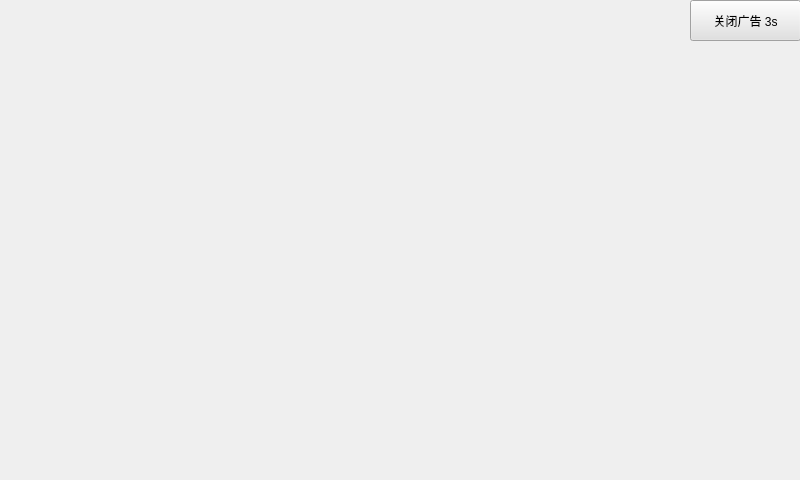
<?xml version="1.0" encoding="UTF-8"?>
<ui version="4.0">
 <class>Advertisement</class>
 <widget class="QWidget" name="Advertisement">
  <property name="geometry">
   <rect>
    <x>0</x>
    <y>0</y>
    <width>800</width>
    <height>480</height>
   </rect>
  </property>
  <property name="windowTitle">
   <string>Form</string>
  </property>
  <widget class="QLabel" name="advertisement">
   <property name="geometry">
    <rect>
     <x>0</x>
     <y>0</y>
     <width>800</width>
     <height>480</height>
    </rect>
   </property>
   <property name="sizePolicy">
    <sizepolicy hsizetype="Maximum" vsizetype="Preferred">
     <horstretch>0</horstretch>
     <verstretch>0</verstretch>
    </sizepolicy>
   </property>
   <property name="styleSheet">
    <string notr="true">border-image: url(:/image/advertisement.jpg);</string>
   </property>
   <property name="text">
    <string/>
   </property>
  </widget>
  <widget class="QPushButton" name="closeAdv">
   <property name="enabled">
    <bool>true</bool>
   </property>
   <property name="geometry">
    <rect>
     <x>690</x>
     <y>0</y>
     <width>111</width>
     <height>41</height>
    </rect>
   </property>
   <property name="mouseTracking">
    <bool>false</bool>
   </property>
   <property name="acceptDrops">
    <bool>false</bool>
   </property>
   <property name="styleSheet">
    <string notr="true">background-color: rgb(225, 225, 225);</string>
   </property>
   <property name="inputMethodHints">
    <set>Qt::ImhNone</set>
   </property>
   <property name="text">
    <string>关闭广告 3s</string>
   </property>
   <property name="checkable">
    <bool>false</bool>
   </property>
   <property name="default">
    <bool>false</bool>
   </property>
  </widget>
 </widget>
 <resources/>
 <connections/>
</ui>
